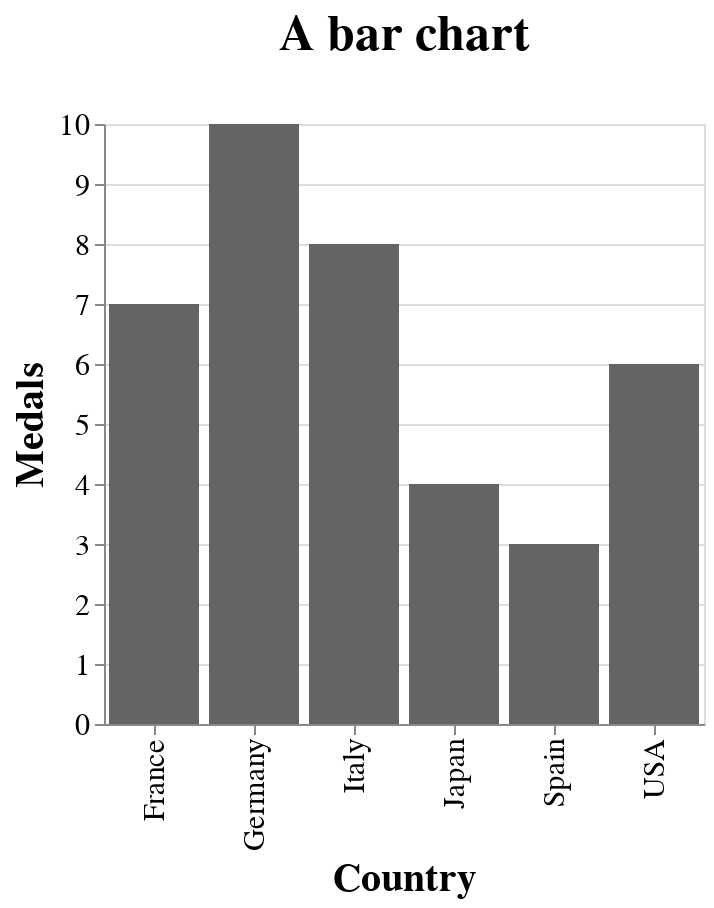

Write notebook code for a chart like this one.
### Markdown cell above
# Interactivity

### Code cell
df = pd.DataFrame(
    {"Country": ["Japan", "USA", "Germany", "Spain", "France", "Italy"], 
     "Medals": [4, 6, 10, 3, 7, 8], 
     "Region":["Asia","Americas","Europe","Europe","Europe","Europe"]}) 

chart = alt.Chart(df).mark_bar(color='#636466').encode(
    x='Country',
    y='Medals',
    tooltip=['Country', 'Medals', 'Region']
).properties(
    width=width, 
    title='A bar chart'
).interactive()

configure_layout(chart)

### Figure 1 — Vega-Lite specification as saved in the notebook (floating-point values rounded to 4 significant figures)
{"config": {"view": {"continuousWidth": 400, "continuousHeight": 300}, "axis": {"labelFontSize": 15, "titleFontSize": 20}, "legend": {"labelFontSize": 15, "titleFontSize": 20}, "title": {"fontSize": 25, "offset": 25}}, "data": {"name": "data-679b3cb888c979e4923127b2d96de8f9"}, "mark": {"type": "bar", "color": "#636466"}, "encoding": {"tooltip": [{"field": "Country", "type": "nominal"}, {"field": "Medals", "type": "quantitative"}, {"field": "Region", "type": "nominal"}], "x": {"field": "Country", "type": "nominal"}, "y": {"field": "Medals", "type": "quantitative"}}, "selection": {"selector007": {"type": "interval", "bind": "scales", "encodings": ["x", "y"]}}, "title": "A bar chart", "width": 300, "$schema": "https://vega.github.io/schema/vega-lite/v4.17.0.json", "datasets": {"data-679b3cb888c979e4923127b2d96de8f9": [{"Country": "Japan", "Medals": 4, "Region": "Asia"}, {"Country": "USA", "Medals": 6, "Region": "Americas"}, {"Country": "Germany", "Medals": 10, "Region": "Europe"}, {"Country": "Spain", "Medals": 3, "Region": "Europe"}, {"Country": "France", "Medals": 7, "Region": "Europe"}, {"Country": "Italy", "Medals": 8, "Region": "Europe"}]}}
